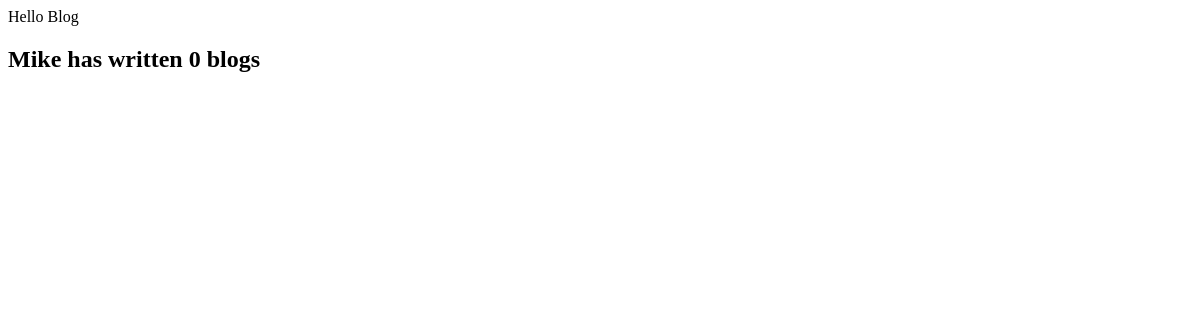
The page /blog/ on the database as committed earlier.
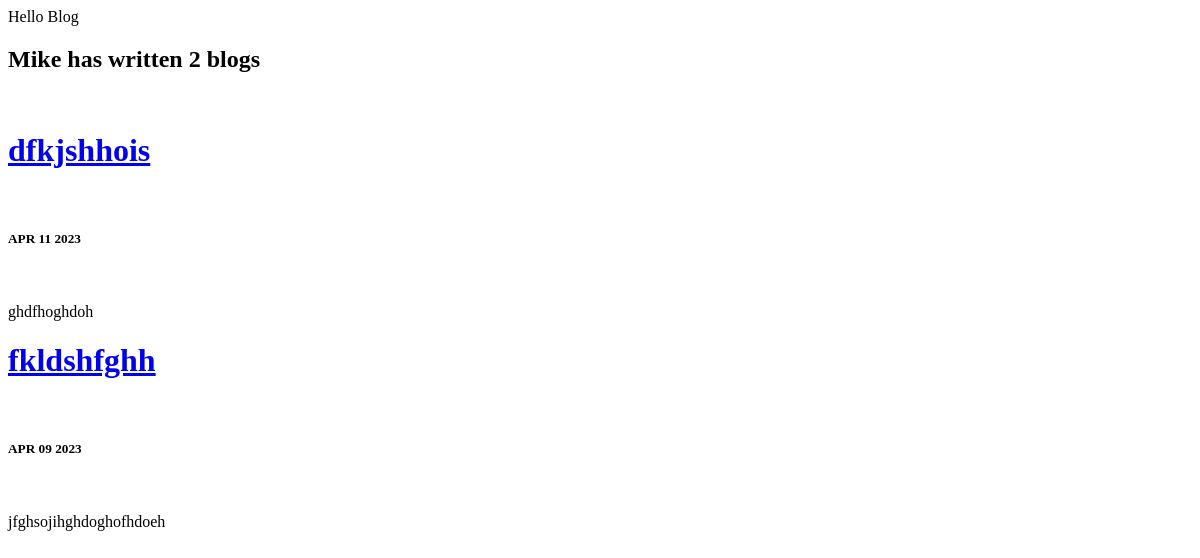
The same page on the database as committed later.
### blog/models.py (models this page shows, shortened)
class Blog(models.Model):
    title = models.CharField(max_length = 200)
    description = models.TextField()
    post_date = models.DateField()

### blog/views.py (the view)
# urls.py: path('', views.all_blogs, name='all_blogs'),
def all_blogs(request):
    blogs = Blog.objects.all()
    return render(request, 'blog/all_blogs.html', {'blogs': blogs})

### blog/templates/blog/all_blogs.html (shortened to what this page needs)
{% load static %}
<h2>Mike has written {{blogs.count}} blog{{blogs.count|pluralize}}</h2>
{%for blog in blogs%}
    <a href="{%url 'blog:detail' blog.id%}"><h1>{{blog.title}}</h1></a>
    <h5>{{blog.post_date|date:'M d Y'|upper}}</h5>
    <p>{{blog.description|truncatechars:100}}</p>
{%endfor%}

Rows that differ between the two databases and show on the page:
added Blog: title "dfkjshhois", post_date "APR 11 2023", description "ghdfhoghdoh"
added Blog: title "fkldshfghh", post_date "APR 09 2023", description "jfghsojihghdoghofhdoeh"
Other text that changed with them:
{{ blogs.count }}: "0" → "2"
